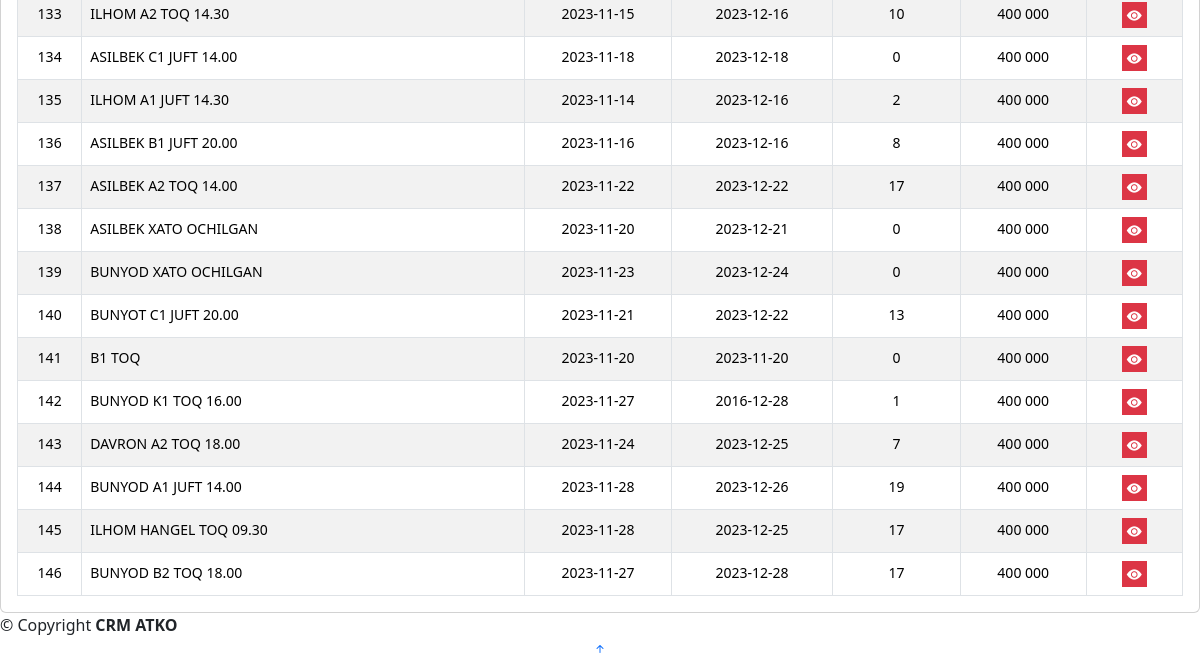
The app's page /guruhlar_end.php (signed in, lower part), older data.
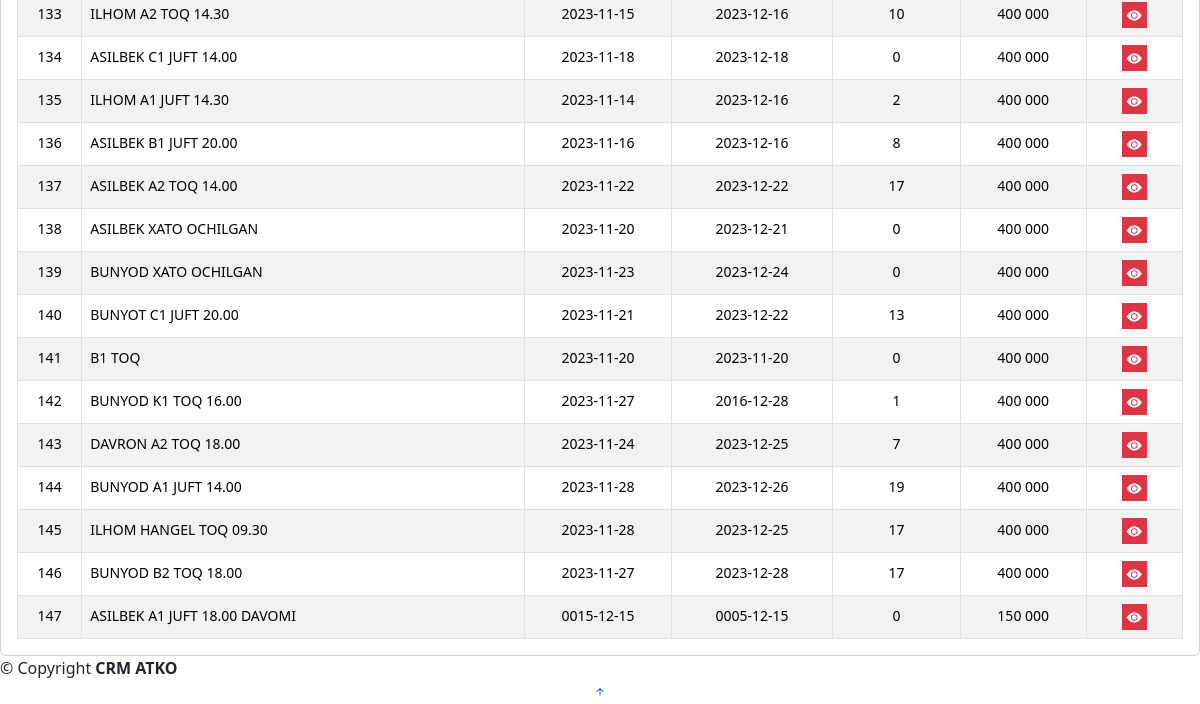
The same page, newer data.
### tables this page shows
CREATE TABLE `guruh` (
  `id` int(11) NOT NULL,
  `GuruhID` varchar(25) NOT NULL,
  `GuruhName` varchar(170) NOT NULL,
  `GuruhSumma` varchar(20) NOT NULL,
  `TecherID` varchar(25) NOT NULL,
  `TechTulov` varchar(25) NOT NULL,
  `TechBonus` varchar(20) NOT NULL,
  `Start` date NOT NULL,
  `End` date NOT NULL,
  `RoomID` varchar(25) NOT NULL,
  `Dushanba` varchar(25) NOT NULL,
  `Seshanba` varchar(25) NOT NULL,
  `Chorshanba` varchar(25) NOT NULL,
  `Payshanba` varchar(25) NOT NULL,
  `Juma` varchar(25) NOT NULL,
  `Shanba` varchar(25) NOT NULL,
  `Meneger` varchar(20) NOT NULL,
  `InsertData` timestamp NOT NULL DEFAULT current_timestamp(),
  `UpdateData` timestamp NOT NULL DEFAULT current_timestamp()
);

### guruhlar_end.php (the view, shortened to what this page needs)
<!DOCTYPE html>
<html lang="en">
<head>
  <link href="assets/vendor/bootstrap/css/bootstrap.min.css" rel="stylesheet">
  <link href="assets/vendor/bootstrap-icons/bootstrap-icons.css" rel="stylesheet">
  <link href="assets/vendor/boxicons/css/boxicons.min.css" rel="stylesheet">
  <link href="assets/vendor/quill/quill.snow.css" rel="stylesheet">
  <link href="assets/vendor/quill/quill.bubble.css" rel="stylesheet">
  <link href="assets/vendor/remixicon/remixicon.css" rel="stylesheet">
  <link href="assets/vendor/simple-datatables/style.css" rel="stylesheet">
  <link href="assets/css/style.css" rel="stylesheet">
  <link href="https://cdn.datatables.net/1.10.18/css/dataTables.bootstrap4.min.css" rel="stylesheet">
</head>
<body>
  <?php  include("./connect/top.php"); ?>
  <main id="main" class="main">
    <section class="section contact">
        <div class="col-lg-12 col-12">
            <div class="info-box card px-3">
              <div class="table-responsive">
                <table  class="table table-bordered text-center align-baseline table-striped" style="font-size:14px;" id="dataTable" width="100%" cellspacing="0">
                  <tbody>
                    <?php
                      $sql = "SELECT * FROM `guruh` WHERE 1";
                      $res = $conn->query($sql);
                      $i=1;
                      while($row = $res->fetch()){
                        $End = $row['End'];
                        $date = date("Y-m-d");
                        if($End<$date){
                          $sql1 = "SELECT * FROM `guruh_plus` WHERE `GuruhID`='".$row['GuruhID']."' AND `Status`='true'";
                          $res1 = $conn->query($sql1);
                          $counts = 0;
                          while ($row1 = $res1->fetch()) {
                            $counts = $counts + 1;
                          }
                          echo "<tr>
                              <td>".$i."</td>
                              <td style='text-align:left;'>".$row['GuruhName']."</td>
                              <td>".$row['Start']."</td>
                              <td>".$row['End']."</td>
                              <td>".$counts."</td>
                              <td>".number_format(($row['GuruhSumma']), 0, '.', ' ')."</td>
                              <td>
                                <a href='./blog/guruh_eye.php?GuruhID=".$row['GuruhID']."' class='btn btn-danger py-0 px-1' style='border-radius: 0;'>
                                    <i class='bi bi-eye-fill' style='font-size:15px;color:white'></i>
                                </a>
                              </td>
                          </tr>";
                          $i++;
                        }
                      }
                    ?>
                  </tbody>
                </table>
              </div>
            </div>
    </section>
  </main>
  <?php include("./connect/footer.php"); ?>
</body>
</html>

Row changes from the older to the newer data that the page shows:
added guruh: GuruhName "ASILBEK A1 JUFT 18.00 DAVOMI", Start "0015-12-15", End "0005-12-15", End "0", GuruhSumma "150 000"
